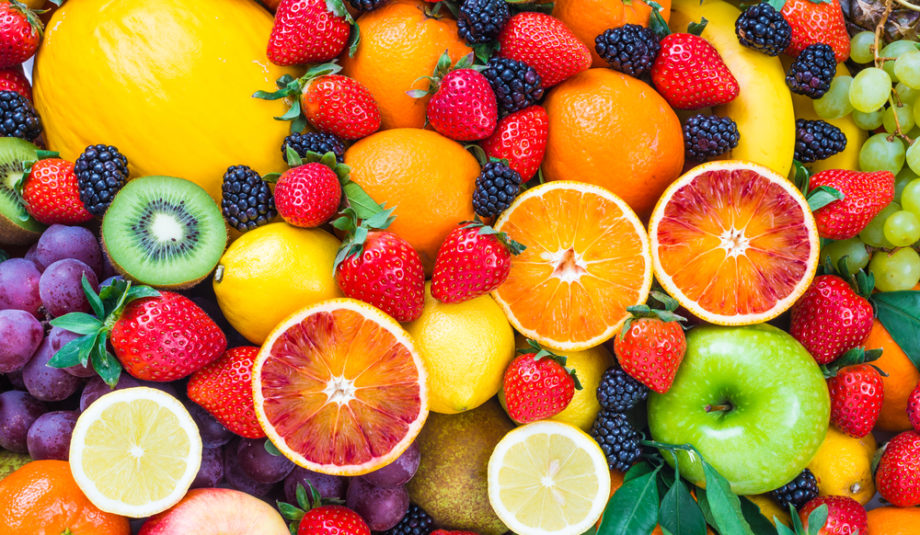
#> input picture Frutas.jpg, 920 x 535 px
$ python 'Processa Imagem.py'
#> lines starting #> are read from the running program, lines starting #| are printed output that depends on the picture; after the words box and inside, x2 and y2 are one past the last pixel; in counts of white or black regions, pixels touching at a corner belong together
#processo_imagem.py

import cv2
imagem = cv2.imread('Frutas.jpg')
#> imagem is the input picture: shape (535, 920, 3); mean B, G, R 61.7, 124.9, 184.3
print('Resolução: ', imagem.shape)
#| Resolução:  (535, 920, 3)
print('Total de pixels: ', imagem.size)
#| Total de pixels:  1476600


#obtem a cor de um único pixel
valorPixel = imagem[150,150]
#> valorPixel = [2, 198, 255]
print('Intensidade RGB: ', valorPixel)
#| Intensidade RGB:  [  2 198 255]


#converte para cinza e obtém a cor
cinza = cv2.cvtColor(imagem,cv2.COLOR_RGB2GRAY)
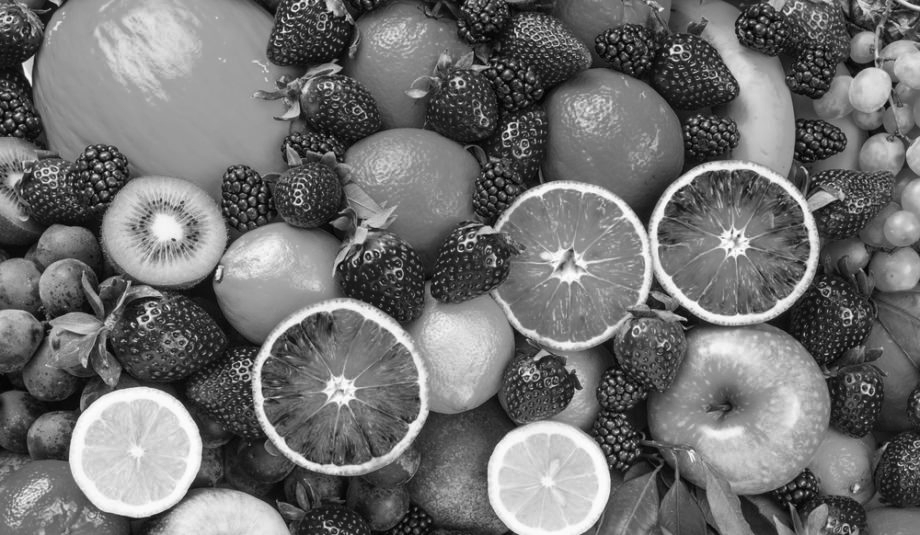
#> cinza: shape (535, 920); min 0, max 255, mean 112.8

valorPixel = cinza[150,150]
#> valorPixel = 146
print('Cinza: ', valorPixel)
#| Cinza:  146


#Altera a cor de um único pixel

imagem[150,150] = [255,255,255]
#> imagem: shape (535, 920, 3); under 0.01% of pixels changed, all inside (x1, y1, x2, y2) = (150, 150, 151, 151)

#altera cor da linha 150 na imagem, criando um traço branco
for coluna in range (0,500):
    imagem[150,coluna] = [255,255,255]
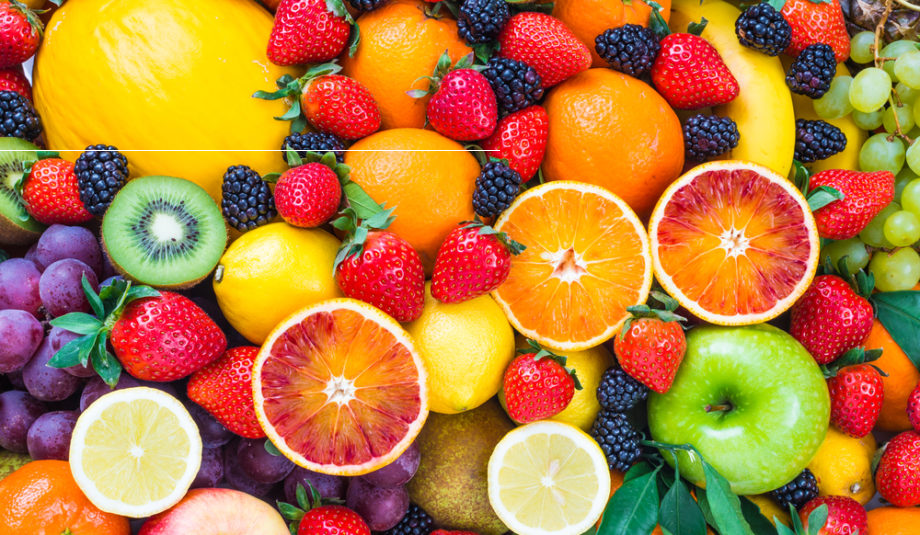
#> imagem: shape (535, 920, 3); mean B, G, R 61.9, 125, 184.4

cv2.imshow('Pixel Alterado', imagem)
